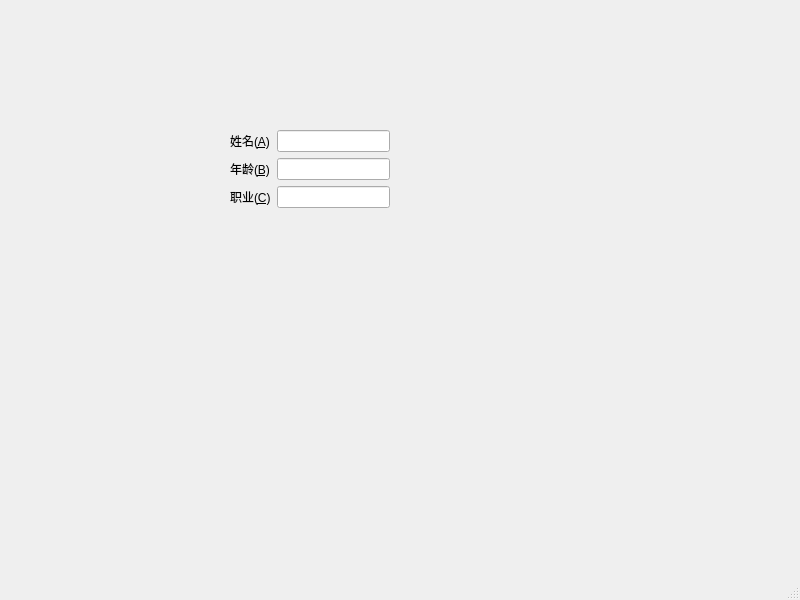
<?xml version="1.0" encoding="UTF-8"?>
<ui version="4.0">
 <class>MainWindow</class>
 <widget class="QMainWindow" name="MainWindow">
  <property name="geometry">
   <rect>
    <x>0</x>
    <y>0</y>
    <width>800</width>
    <height>600</height>
   </rect>
  </property>
  <property name="windowTitle">
   <string>MainWindow</string>
  </property>
  <widget class="QWidget" name="centralwidget">
   <widget class="QWidget" name="formLayoutWidget">
    <property name="geometry">
     <rect>
      <x>230</x>
      <y>130</y>
      <width>160</width>
      <height>80</height>
     </rect>
    </property>
    <layout class="QFormLayout" name="formLayout">
     <item row="0" column="0">
      <widget class="QLabel" name="label">
       <property name="text">
        <string>姓名(&amp;A)</string>
       </property>
       <property name="buddy">
        <cstring>lineEdit</cstring>
       </property>
      </widget>
     </item>
     <item row="1" column="0">
      <widget class="QLabel" name="label_2">
       <property name="text">
        <string>年龄(&amp;B)</string>
       </property>
       <property name="buddy">
        <cstring>lineEdit_2</cstring>
       </property>
      </widget>
     </item>
     <item row="2" column="0">
      <widget class="QLabel" name="label_3">
       <property name="text">
        <string>职业(&amp;C)</string>
       </property>
       <property name="buddy">
        <cstring>lineEdit_3</cstring>
       </property>
      </widget>
     </item>
     <item row="0" column="1">
      <widget class="QLineEdit" name="lineEdit"/>
     </item>
     <item row="1" column="1">
      <widget class="QLineEdit" name="lineEdit_2"/>
     </item>
     <item row="2" column="1">
      <widget class="QLineEdit" name="lineEdit_3"/>
     </item>
    </layout>
   </widget>
  </widget>
  <widget class="QMenuBar" name="menubar">
   <property name="geometry">
    <rect>
     <x>0</x>
     <y>0</y>
     <width>800</width>
     <height>22</height>
    </rect>
   </property>
  </widget>
  <widget class="QStatusBar" name="statusbar"/>
 </widget>
 <resources/>
 <connections/>
</ui>
